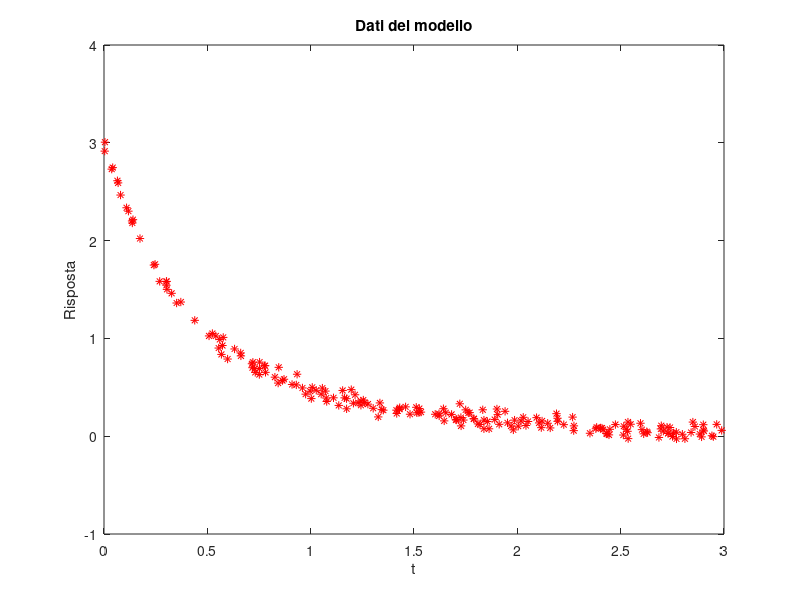

This chart was generated by the following MATLAB code: (Note: this script raises an error after producing the figure.)
% Secondo esempio di ottimizzazione con l'approccio dei minimi quadrati
% (non lineari).
%
% M. Scarpiniti (Dip. DIET - Sapienza Università di Roma)

rng default   % Per la riproducibilità
A = [1, 2];
r = [-1, -3];
tdata = 3*rand(200, 1);
tdata = sort(tdata);
noisedata = 0.05*randn(size(tdata));   % Rumore aggiuntivo
ydata = A(1)*exp(r(1)*tdata) + A(2)*exp(r(2)*tdata) + noisedata;

% Grafico dei dati
figure;
grid on;
plot(tdata, ydata, 'r*');
title('Dati del modello');
xlabel('t');
ylabel('Risposta');


% Risoluzione del problema LS
A = optimvar('A', 2);
r = optimvar('r', 2);
fun = A(1)*exp(r(1)*tdata) + A(2)*exp(r(2)*tdata);
objfun = sum((fun - ydata).^2);
pointtoplane.Objective = objfun;
lsqproblem = optimproblem('Objective', objfun);
x0.A = [1/2, 3/2];
x0.r = [-1/2, -3/2];
[sol, fval] = solve(lsqproblem, x0);
disp(sol.A)
disp(sol.r)

% Grafico del risultato
figure;
grid on;
responsedata = evaluate(fun, sol);
plot(tdata, ydata, 'r*', tdata, responsedata, 'b-')
legend('Dati originali', 'Fitting')
xlabel('t')
ylabel('Risposta')
title('Fitting non lineare')
